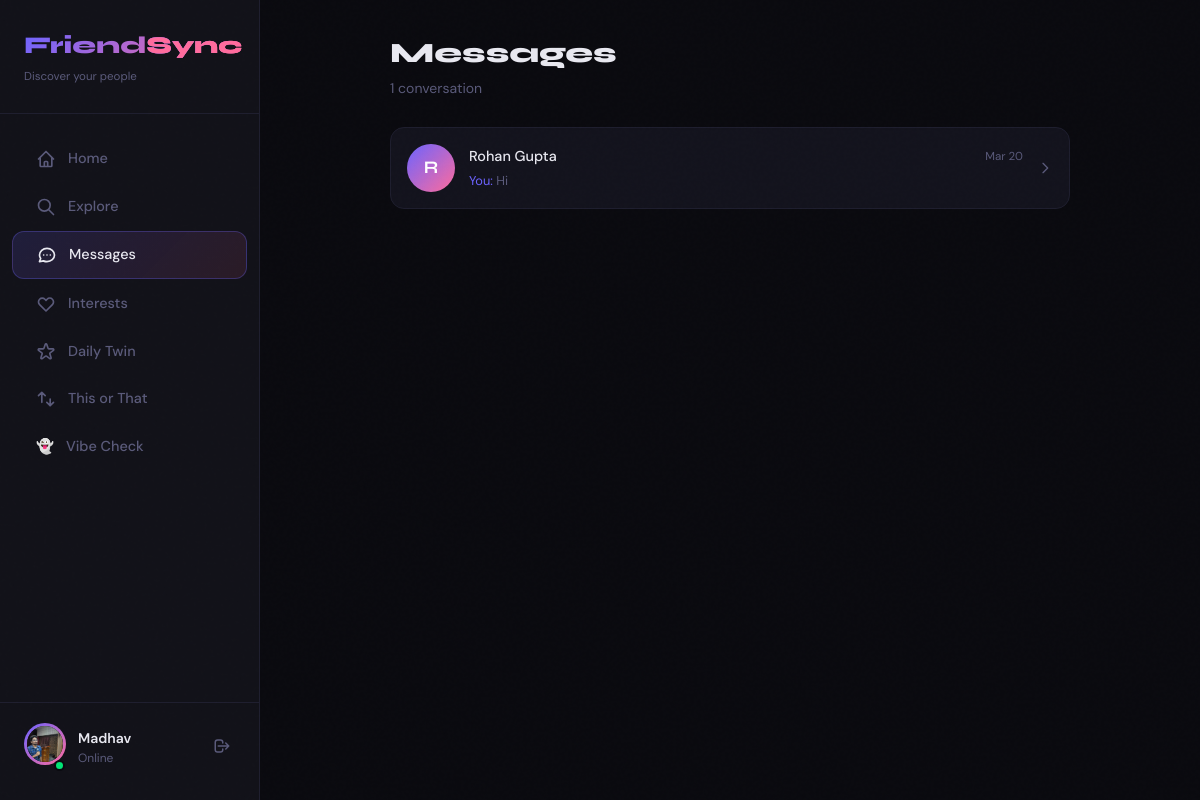
The page /chat/list (signed in) on the database its author committed.
### app/models.py (models this page shows)
class User(db.Model):
    __tablename__ = 'users'
    id            = db.Column(db.Integer, primary_key=True)
    name          = db.Column(db.String(100), nullable=False)
    username      = db.Column(db.String(100), unique=True, nullable=False, index=True)
    email         = db.Column(db.String(100), unique=True, nullable=False, index=True)
    password_hash = db.Column(db.String(255), nullable=False)
    profile_picture = db.Column(db.String(300), nullable=True)
    bio           = db.Column(db.String(300), nullable=True)
    location      = db.Column(db.String(100), nullable=True)
    is_verified   = db.Column(db.Boolean, default=False)
    created_at    = db.Column(db.DateTime, default=datetime.utcnow)
    last_seen     = db.Column(db.DateTime, default=datetime.utcnow)
    is_online     = db.Column(db.Boolean, default=False)

class Message(db.Model):
    __tablename__ = 'messages'
    id         = db.Column(db.Integer, primary_key=True)
    room_id    = db.Column(db.String(50), nullable=False, index=True)
    sender_id  = db.Column(db.Integer, db.ForeignKey('users.id'), nullable=False)
    content    = db.Column(db.Text, nullable=False)
    is_read    = db.Column(db.Boolean, default=False)
    created_at = db.Column(db.DateTime, default=datetime.utcnow)

### app/chat/routes.py (the view)
@chat_bp.route('/list')
def chat_list():
    if 'user_id' not in session:
        return redirect(url_for('auth.login'))
    user_id = session['user_id']
    friends = (db.session.query(User)
               .join(Friends, Friends.friend_id == User.id)
               .filter(Friends.user_id == user_id).all())
    conversations = []
    for friend in friends:
        room_id = "_".join(sorted([str(user_id), str(friend.id)]))
        last_msg = (Message.query
                    .filter_by(room_id=room_id)
                    .order_by(Message.created_at.desc())
                    .first())
        unread = (Message.query
                  .filter_by(room_id=room_id, is_read=False)
                  .filter(Message.sender_id != user_id)
                  .count())
        conversations.append({
            'friend': friend,
            'last_message': last_msg,
            'unread': unread
        })
    conversations.sort(
        key=lambda x: x['last_message'].created_at if x['last_message'] else datetime.min,
        reverse=True
    )
    current_user = User.query.get(user_id)
    return render_template('chat/chat_list.html',
                           conversations=conversations,
                           current_user=current_user)

### app/templates/chat/chat_list.html (shortened to what this page needs)
{% extends "base.html" %}
{% block content %}
<div style="max-width:680px;margin:0 auto;">
  <div style="margin-bottom:28px;display:flex;align-items:center;justify-content:space-between;">
    <div>
      <h1 style="font-size:1.75rem;font-weight:800;margin-bottom:4px;">Messages</h1>
      <p style="color:var(--muted);font-size:0.875rem;">{{ conversations|length }} conversation{{ 's' if conversations|length != 1 }}</p>
    </div>
  </div>
  {% if conversations %}
    {% for convo in conversations %}
    <a href="/chat/{{ convo.friend.id }}" class="convo-item">
      <div class="convo-avatar">
        {{ convo.friend.name[0] }}
      </div>
      <div style="flex:1;min-width:0;">
        <div style="display:flex;justify-content:space-between;align-items:center;margin-bottom:4px;">
          <span style="font-weight:{% if convo.unread > 0 %}700{% else %}500{% endif %};font-size:0.9rem;">
            {{ convo.friend.name }}
          </span>
          {% if convo.last_message %}
          <span style="font-size:0.72rem;color:var(--muted);">
            {{ convo.last_message.created_at.strftime('%b %d') }}
          </span>
          {% endif %}
        </div>
        <div style="font-size:0.8rem;color:var(--muted);white-space:nowrap;overflow:hidden;text-overflow:ellipsis;max-width:400px;">
          {% if convo.last_message %}
            {% if convo.last_message.sender_id == session['user_id'] %}
              <span style="color:var(--accent);">You: </span>
            {% endif %}
            {{ convo.last_message.content }}
          {% else %}
            <span style="font-style:italic;">No messages yet — say hello!</span>
          {% endif %}
        </div>
      </div>
      <svg width="16" height="16" fill="none" stroke="var(--muted)" viewBox="0 0 24 24" style="flex-shrink:0;">
        <path stroke-linecap="round" stroke-linejoin="round" stroke-width="2" d="M9 5l7 7-7 7"/>
      </svg>
    </a>
    {% endfor %}
  {% endif %}
</div>
{% endblock %}

### app/templates/base.html (shortened to what this page needs)
<!DOCTYPE html>
<html lang="en">
<head>
  <script src="https://cdn.tailwindcss.com"></script>
</head>
<body>
{% if session.get('user_id') %}
<aside class="sidebar" id="sidebar">
  <div class="sidebar-logo">
    <span>Friend<span class="dot">Sync</span></span>
    <div style="font-size:0.72rem;color:var(--muted);margin-top:4px;font-family:'DM Sans',sans-serif;">Discover your people</div>
  </div>
  {% set current_user = current_user if current_user else none %}
  <nav style="flex:1;">
    <a href="/profile/{{ session.get('username') }}" class="nav-item {% if request.endpoint == 'profile.view_profile' %}active{% endif %}">
      <svg class="icon" fill="none" stroke="currentColor" viewBox="0 0 24 24"><path stroke-linecap="round" stroke-linejoin="round" stroke-width="2" d="M3 12l2-2m0 0l7-7 7 7M5 10v10a1 1 0 001 1h3m10-11l2 2m-2-2v10a1 1 0 01-1 1h-3m-6 0a1 1 0 001-1v-4a1 1 0 011-1h2a1 1 0 011 1v4a1 1 0 001 1m-6 0h6"/></svg>
      Home
    </a>
    <a href="/recommend/explore" class="nav-item {% if request.endpoint and 'recommend' in request.endpoint %}active{% endif %}">
      <svg class="icon" fill="none" stroke="currentColor" viewBox="0 0 24 24"><path stroke-linecap="round" stroke-linejoin="round" stroke-width="2" d="M21 21l-6-6m2-5a7 7 0 11-14 0 7 7 0 0114 0z"/></svg>
      Explore
    </a>
    <a href="/chat/list" class="nav-item {% if request.endpoint and 'chat' in request.endpoint %}active{% endif %}">
      <svg class="icon" fill="none" stroke="currentColor" viewBox="0 0 24 24"><path stroke-linecap="round" stroke-linejoin="round" stroke-width="2" d="M8 12h.01M12 12h.01M16 12h.01M21 12c0 4.418-4.03 8-9 8a9.863 9.863 0 01-4.255-.949L3 20l1.395-3.72C3.512 15.042 3 13.574 3 12c0-4.418 4.03-8 9-8s9 3.582 9 8z"/></svg>
      Messages
    </a>
    <a href="/profile/interests" class="nav-item">
      <svg class="icon" fill="none" stroke="currentColor" viewBox="0 0 24 24"><path stroke-linecap="round" stroke-linejoin="round" stroke-width="2" d="M4.318 6.318a4.5 4.5 0 000 6.364L12 20.364l7.682-7.682a4.5 4.5 0 00-6.364-6.364L12 7.636l-1.318-1.318a4.5 4.5 0 00-6.364 0z"/></svg>
      Interests
    </a>
    <a href="/recommend/daily-twin" class="nav-item {% if request.endpoint == 'recommend.daily_twin' %}active{% endif %}">
      Daily Twin
    </a>
    <a href="/swipe/" class="nav-item {% if request.endpoint and 'swipe' in request.endpoint %}active{% endif %}">
      <svg class="icon" fill="none" stroke="currentColor" viewBox="0 0 24 24"><path stroke-linecap="round" stroke-linejoin="round" stroke-width="2" d="M7 16V4m0 0L3 8m4-4l4 4m6 4v8m0 0l4-4m-4 4l-4-4"/></svg>
      This or That
    </a>
    <a href="/vibe/" class="nav-item {% if request.endpoint and 'vibe' in request.endpoint %}active{% endif %}">
       <span>👻</span>
      Vibe Check
    </a>
  </nav>
  <div class="sidebar-user">
    <div style="display:flex;align-items:center;gap:12px;">
      <div style="position:relative;">
        <div class="avatar-ring">
          {% set sidebar_user = current_user if current_user else none %}
           <img src="{{ sidebar_user.profile_picture if sidebar_user and sidebar_user.profile_picture else url_for('static', filename='profile_pictures/default_profile_picture.jpg') }}"
                id="sidebar-avatar" width="36" height="36" alt="avatar"
                style="width:36px;height:36px;border-radius:50%;object-fit:cover;">
        </div>
        <span class="online-dot"></span>
      </div>
      <div style="flex:1;min-width:0;">
        <div style="font-weight:600;font-size:0.875rem;white-space:nowrap;overflow:hidden;text-overflow:ellipsis;">
          {{ session.get('username', '') }}
        </div>
        <div style="font-size:0.75rem;color:var(--muted);">Online</div>
      </div>
      <form action="/auth/logout" method="post" style="margin:0;">
        <button type="submit" title="Logout" style="background:none;border:none;cursor:pointer;color:var(--muted);padding:4px;">
          <svg width="18" height="18" fill="none" stroke="currentColor" viewBox="0 0 24 24"><path stroke-linecap="round" stroke-linejoin="round" stroke-width="2" d="M17 16l4-4m0 0l-4-4m4 4H7m6 4v1a3 3 0 01-3 3H6a3 3 0 01-3-3V7a3 3 0 013-3h4a3 3 0 013 3v1"/></svg>
        </button>
      </form>
    </div>
  </div>
</aside>
{% endif %}
<div class="main-content" id="main-content">
  {% block content %}{% endblock %}
</div>
</body>
</html>

### app/templates/base.html (style rules this page uses)
:root { --bg: #0a0a0f; --surface: #111118; --border: #1e1e2e; --accent: #6c63ff; --accent2: #ff6b9d; --text: #e8e8f0; --muted: #5a5a7a; --online: #00e676; --card-bg: #13131d; }
* { box-sizing: border-box; margin: 0; padding: 0; }
html { scroll-behavior: smooth; }
body { background: var(--bg); color: var(--text); font-family: 'DM Sans', sans-serif; min-height: 100vh; overflow-x: hidden; }
h1,h2,h3,h4,h5 { font-family: 'Syne', sans-serif; }
body::before { content: ''; position: fixed; inset: 0; pointer-events: none; z-index: 9999; opacity: 0.4; }
.sidebar { position: fixed; left: 0; top: 0; bottom: 0; width: 260px; background: var(--surface); border-right: 1px solid var(--border); display: flex; flex-direction: column; padding: 28px 0; z-index: 100; transition: transform 0.3s ease; }
.sidebar-logo { padding: 0 24px 28px; border-bottom: 1px solid var(--border); margin-bottom: 20px; }
.sidebar-logo span { font-family: 'Syne', sans-serif; font-weight: 800; font-size: 1.5rem; background: linear-gradient(135deg, var(--accent), var(--accent2)); -webkit-background-clip: text; -webkit-text-fill-color: transparent; }
.sidebar-logo .dot { color: var(--accent2); -webkit-text-fill-color: var(--accent2); }
.nav-item { display: flex; align-items: center; gap: 12px; padding: 12px 24px; margin: 2px 12px; border-radius: 12px; color: var(--muted); font-size: 0.9rem; font-weight: 500; cursor: pointer; transition: all 0.2s ease; text-decoration: none; position: relative; }
.nav-item.active { background: linear-gradient(135deg, rgba(108,99,255,0.15), rgba(255,107,157,0.1)); color: var(--text); border: 1px solid rgba(108,99,255,0.3); }
.nav-item .icon { width: 20px; height: 20px; flex-shrink: 0; }
.sidebar-user { margin-top: auto; padding: 20px 24px 0; border-top: 1px solid var(--border); }
.online-dot { width: 10px; height: 10px; background: var(--online); border-radius: 50%; border: 2px solid var(--surface); position: absolute; bottom: 0; right: 0; }
.main-content { margin-left: 260px; min-height: 100vh; padding: 32px 36px; }
.avatar-ring { display: inline-block; position: relative; padding: 3px; background: linear-gradient(135deg, var(--accent), var(--accent2)); border-radius: 50%; }
.avatar-ring img { display: block; border-radius: 50%; background: var(--surface); }

### app/templates/chat/chat_list.html (style rules this page uses)
.convo-item { display: flex; align-items: center; gap: 14px; padding: 16px; border-radius: 14px; cursor: pointer; border: 1px solid var(--border); background: var(--card-bg); text-decoration: none; color: var(--text); transition: all 0.2s; margin-bottom: 10px; }
.convo-avatar { width: 48px; height: 48px; border-radius: 50%; flex-shrink: 0; background: linear-gradient(135deg, var(--accent), var(--accent2)); display: flex; align-items: center; justify-content: center; font-family: 'Syne', sans-serif; font-weight: 700; font-size: 1.1rem; color: #fff; position: relative; }
.online-dot { position: absolute; bottom: 1px; right: 1px; width: 11px; height: 11px; background: #00e676; border-radius: 50%; border: 2px solid var(--bg); }

### rows shown on the page
User: profile_picture (picture)
User: friend "R", friend.name "Rohan Gupta"
Message: last_message.created_at "Mar 20", last_message.content "Hi"

### other values the page prints
{{ session.get('username', '') }} "Madhav"
{{ conversations|length }} "1"
